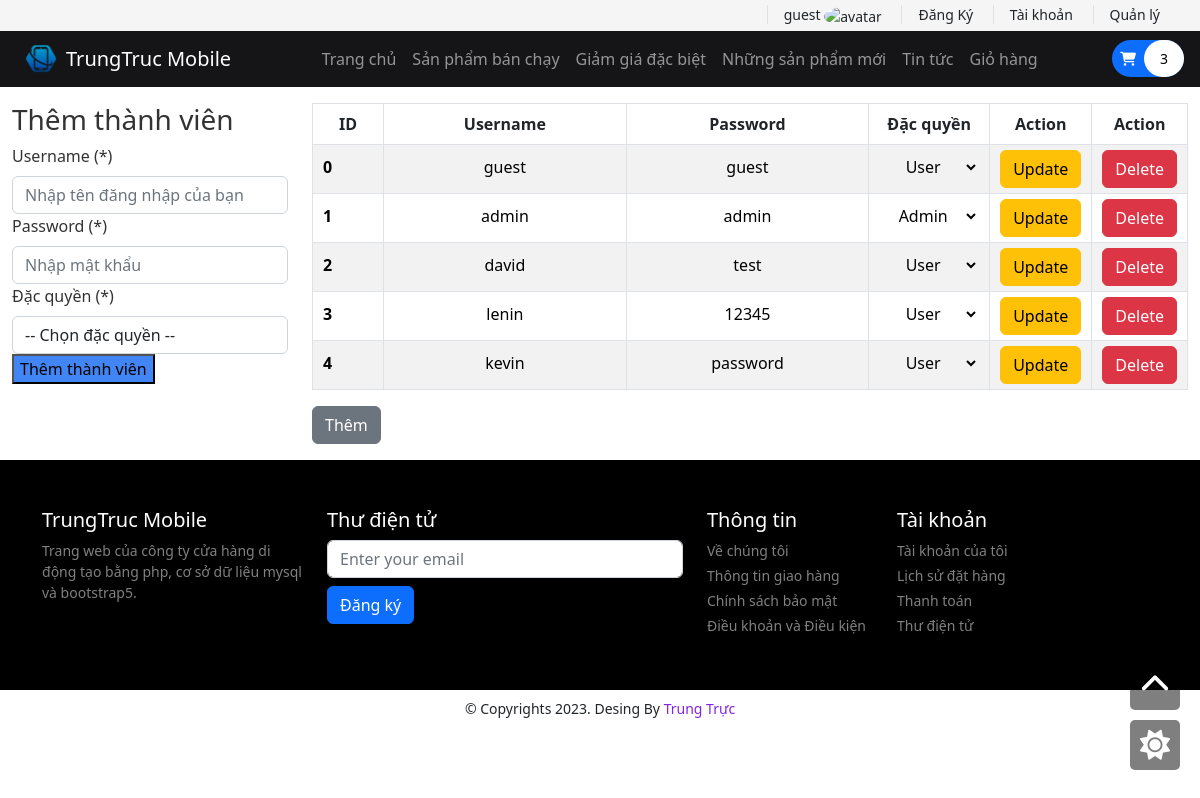
/account.php (signed in), run on the app's committed database.
### tables this page shows
CREATE TABLE `account` (
  `id` int(10) UNSIGNED NOT NULL,
  `username` varchar(30) NOT NULL,
  `password` varchar(30) NOT NULL,
  `email` varchar(100) NOT NULL,
  `privilege` tinyint(1) NOT NULL DEFAULT 0
);

### account.php (called while the page is built, shortened)
<?php
include('func/header.php');
?>
<?php
include('libs/_account-form.php')
?>
<?php
include('func/footer.php');
?>

### func/functions.php (called while the page is built, shortened)
<?php
require('func/DBConnect.php');
require('func/Cart.php');
require('func/Account.php');
$db = new Connect();
$cart = new Cart($db);
$acc = new Account($db);
$accData = $acc->getData();
?>

### func/Account.php (called while the page is built, shortened)
<?php
class Account
{
    public $db = null;
    public function __construct(Connect $db)
    {
        $this->db = $db;
    }
    public function getData($table = 'account')
    {
        $sql = "SELECT * FROM {$table}";
        $result = $this->db->con->query($sql);
        $resultArray = array();
        if ($result->num_rows > 0) {
            while ($item = mysqli_fetch_array($result, MYSQLI_ASSOC)) {
                $resultArray[] = $item;
            }
        }
        return $resultArray;
    }
    public function getAccount($id = null, $table = 'account')
    {
        if ($id != null) {
            $sql = "SELECT * FROM {$table} WHERE id={$id}";
            $result = $this->db->con->query($sql);
            $resultArray = array();
            if ($result->num_rows == 1) {
                $resultArray = mysqli_fetch_array($result, MYSQLI_ASSOC);
            }
            return $resultArray;
        }
    }
}

### func/DBConnect.php (called while the page is built, shortened)
<?php
class Connect
{
    protected $host = 'localhost';
    protected $user = 'root';
    protected $password = '';
    protected $database = 'mobileshop';
    public function __construct()
    {
        $this->con = mysqli_connect($this->host, $this->user, $this->password, $this->database);
    }
}
?>

### func/Cart.php (called while the page is built, shortened)
<?php
class Cart
{
    public $db = null;
    public function __construct(Connect $db)
    {
        $this->db = $db;
    }
    public function getCart($userid = null, $table = 'cart')
    {
    $sql = "SELECT * FROM {$table} WHERE user_id={$userid}";
    $result = $this->db->con->query($sql);
    $resultArray = array();
    if ($result->num_rows > 0) {
        while ($item = mysqli_fetch_array($result, MYSQLI_ASSOC)) {
            $resultArray[] = $item;
        }
    }
    return $resultArray;
    }
}

### libs/_account-form.php (the view, shortened to what this page needs)
<section id="account" class="py-3">
    <div class="container-xxl">
        <div class="row">
            <div class="col-3">
                <form method="POST" class="form" id="add-member">
                    <h3 class="heading">Thêm thành viên</h3>
                    <div class="row">
                        <div class="col">
                            <div class="form-group">
                                <label for="username" class="form-label">Username (*)</label>
                                <input id="username" name="username" type="text" rules="required|min:3|max:10"
                                    placeholder="Nhập tên đăng nhập của bạn" class="form-control">
                            </div>
                            <div class="form-group">
                                <label for="password" class="form-label">Password (*)</label>
                                <input id="password" name="password" type="password" rules="required|min:3"
                                    placeholder="Nhập mật khẩu" class="form-control">
                            </div>
                            <div class="form-group">
                                <label for="privilege" class="form-label">Đặc quyền (*)</label>
                                <select id="privilege" name="privilege" rules="required" class="form-control">
                                    <option value="">-- Chọn đặc quyền --</option>
                                </select>
                            </div>
                        </div>
                    </div>
                    <button class="form-submit" name="add-member-submit">Thêm thành viên</button>
                </form>
            </div>
            <div class="col-9">
                <form method="POST" id="account-member">
                    <div class="form-group">
                        <table class="table table-striped table-bordered table-data">
                            <thead>
                                <tr class="text-center">
                                    <th scope="colgroup rowgroup">ID</th>
                                    <th scope="col">Username</th>
                                    <th scope="col">Password</th>
                                    <th scope="col">Đặc quyền</th>
                                    <th scope="col">Action</th>
                                    <th scope="col">Action</th>
                                </tr>
                            </thead>
                            <tbody>
                                <?php foreach ($accData as $item): ?>
                                    <tr data-id="<?php echo $item['id'] ?>">
                                        <td>
                                            <input type="number" value="<?php echo $item['id'] ?>" readonly
                                                name="id-<?php echo $item['id'] ?>">
                                        </td>
                                        <td>
                                            <input type="text" value="<?php echo $item['username'] ?>"
                                                name="username-<?php echo $item['id'] ?>" class="text-center">
                                        </td>
                                        <td>
                                            <input type="text" value="<?php echo $item['password'] ?>"
                                                name="password-<?php echo $item['id'] ?>" class="text-center">
                                        </td>
                                        <td>
                                            <select name="privilege-<?php echo $item['id'] ?>">
                                                <option value="<?php echo $item['privilege'] ?>" selected>
                                                    <?php echo $item['privilege'] ? 'Admin' : 'User'; ?>
                                                </option>
                                            </select>
                                        </td>
                                        <td>
                                            <button type="submit" name="account-update"
                                                formaction="account.php?id=<?php echo $item['id'] ?>"
                                                class="btn btn-warning">Update</button>
                                        </td>
                                        <td>
                                            <button type="submit" name="account-delete"
                                                formaction="account.php?id=<?php echo $item['id'] ?>"
                                                class="btn btn-danger">Delete</button>
                                        </td>
                                    </tr>
                                <?php endforeach; ?>
                            </tbody>
                        </table>
                        <button type="button" class="btn btn-secondary addItem">Thêm </button>
                    </div>
                </form>
            </div>
        </div>
    </div>
</section>

### func/header.php (shortened to what this page needs)
<!DOCTYPE html>
<html lang="en">
<head>
    <link href="https://cdn.jsdelivr.net/npm/bootstrap@5.2.3/dist/css/bootstrap.min.css" rel="stylesheet"
>
    <link rel="stylesheet" href="https://cdnjs.cloudflare.com/ajax/libs/OwlCarousel2/2.3.4/assets/owl.carousel.min.css"
 />
    <link rel="stylesheet"
        href="https://cdnjs.cloudflare.com/ajax/libs/OwlCarousel2/2.3.4/assets/owl.theme.default.min.css"
 />
    <link rel="stylesheet" href="https://ltp.crfnetwork.cyou/form-validate/css/style.css">
    <link rel="stylesheet" href="./style.css">
    <?php
    require('func/functions.php');
    ?>
</head>
<body>
    <div class="form-check form-switch ms-auto mt-3 me-3" id="formSwitch">
        <label class="form-check-label ms-3" for="inputSwicher">
            <i class="fas fa-sun light-mode"></i>
        </label>
    </div>
    <a class="scroll-up" href="#top"><i class="fas fa-chevron-up"></i></a>
    <header id="header">
        <div class="topnav d-flex justify-content-end px-4 py-1">
            <div class="font-size-14">
                <a href="./login.php" class="px-3 border-start text-dark">
                    <?php if ($_SESSION['logged'] == true) {
                        echo $acc->getAccount($_COOKIE['user_id'])['username']; ?>
                        <img src="<?php echo $acc->getAccount($_COOKIE['user_id'], 'user')['avatar'] ?>" alt="avatar"
                            class="rounded-circle" style="width: 18px;height: 18px;" />
                    <?php } else {
                        echo "Đăng nhập";
                    } ?>
                </a>
                <a href="./register.php" class="px-3 border-start text-dark">Đăng Ký</a>
                <a href="./account.php" class="px-3 border-start text-dark">Tài khoản</a>
                <a href="./manage.php" class="px-3 border-start text-dark">Quản lý</a>
            </div>
        </div>
        <nav class="navbar navbar-expand-lg px-3 navbar-dark color-second-bg">
            <img src="./assets/phone.png" class="logo">
            <a class="navbar-brand" href="./index.php">TrungTruc Mobile</a>
            <div class="collapse navbar-collapse" id="navbarNav">
                <ul class="navbar-nav m-auto">
                    <li class="nav-item active">
                        <a class="nav-link" href="./index.php">Trang chủ</a>
                    </li>
                    <li class="nav-item">
                        <a class="nav-link" href="./index.php#top-sale">Sản phẩm bán chạy</a>
                    </li>
                    <li class="nav-item">
                        <a class="nav-link" href="./index.php#special-price">Giảm giá đặc biệt</a>
                    </li>
                    <li class="nav-item">
                        <a class="nav-link" href="./index.php#new-phones">Những sản phẩm mới</a>
                    </li>
                    <li class="nav-item">
                        <a class="nav-link" href="./index.php#blogs">Tin tức</a>
                    </li>
                    <li class="nav-item">
                        <a class="nav-link" href="./cart.php">Giỏ hàng</a>
                    </li>
                </ul>
                <form action="#" class="font-size-12">
                    <a href="./cart.php" class="d-flex align-items-center rounded-pill bg-primary">
                        <span class="font-size-14 px-2 py-2 text-white">
                            <i class="fas fa-shopping-cart" aria-hidden="true"></i>
                        </span>
                        <div class="px-3 py-2 font-size-14 rounded-pill text-black bg-white">
                            <?php echo count($cart->getCart($_COOKIE['user_id'] ?? 0)); ?>
                        </div>
                    </a>
                </form>
            </div>
        </nav>
    </header>
    <main id="main-site">

### func/footer.php (shortened to what this page needs)
</main>
<footer id="footer" class="bg-black text-white py-5">
    <div class="container">
        <div class="row">
            <div class="col-lg-3 col-12">
                <h4 class="font-size-20">TrungTruc Mobile</h4>
                <p class="font-size-14  text-white-50">Trang web của công ty cửa hàng di động tạo bằng php, cơ sở dữ liệu mysql và bootstrap5.</p>
            </div>
            <div class="col-lg-4 col-12">
                <h4 class="font-size-20">Thư điện tử</h4>
                <form>
                    <div class="col">
                        <input type="text" class="form-control" placeholder="Enter your email">
                    </div>
                    <div class="col">
                        <button type="submit" class="btn btn-primary my-2">Đăng ký</button>
                    </div>
                </form>
            </div>
            <div class="col-lg-2 col-12">
                <h4 class="font-size-20">Thông tin</h4>
                <div class="d-flex flex-column flex-wrap">
                    <a href="#" class="font-size-14 text-white-50 pb-1">Về chúng tôi</a>
                    <a href="#" class="font-size-14 text-white-50 pb-1">Thông tin giao hàng</a>
                    <a href="#" class="font-size-14 text-white-50 pb-1">Chính sách bảo mật</a>
                    <a href="#" class="font-size-14 text-white-50 pb-1">Điều khoản và Điều kiện</a>
                </div>
            </div>
            <div class="col-lg-2 col-12">
                <h4 class="font-size-20">Tài khoản</h4>
                <div class="d-flex flex-column flex-wrap">
                    <a href="#" class="font-size-14 text-white-50 pb-1">Tài khoản của tôi</a>
                    <a href="#" class="font-size-14 text-white-50 pb-1">Lịch sử đặt hàng</a>
                    <a href="#" class="font-size-14 text-white-50 pb-1">Thanh toán</a>
                    <a href="#" class="font-size-14 text-white-50 pb-1">Thư điện tử</a>
                </div>
            </div>
        </div>
    </div>
</footer>
<div class="copyright text-center py-2">
    <p class="font-size-14 my-0">&copy; Copyrights 2023. Desing By <a
            href="https://www.facebook.com/trtruc2608/" class="color-second">Trung Trực</a></p>
</div>
</body>
</html>

### style.css (style rules this page uses)
button, button:focus { outline: none !important; box-shadow: none !important; }
html { font-family: "Open Sans", sans-serif; color: #333; scroll-behavior: smooth; }
#main-site { min-height: 300px; }
a { text-decoration: none; }
.font-size-12 { font-size: 12px; }
.font-size-14 { font-size: 14px; }
.font-size-20 { font-size: 20px; }
.color-second { color: #8224e3; }
.color-second-bg { background: #151517; }
.topnav { background-color: #f5f5f5; }
.scroll-up { position: fixed; bottom: 90px; right: 20px; cursor: pointer; background: rgba(0, 0, 0, 0.5); width: 50px; height: 50px; text-align: center; border-radius: 5px; z-index: 999; }
.scroll-up i { color: white; font-size: 30px; padding: 10px; }
#formSwitch { position: fixed; bottom: 30px; right: 20px; cursor: pointer; background: rgba(0, 0, 0, 0.5); width: 50px; height: 50px; text-align: center; margin: 0 !important; border-radius: 5px; z-index: 999; }
#formSwitch i { color: white; font-size: 30px; padding: 10px; }
#formSwitch label { position: absolute; top: 0; bottom: 0; left: 0; right: 0; margin: 0 !important; }
.logo { width: 30px; height: 30px; margin: 0px 10px; }
#footer { height: 230px; }
.copyright { height: 38px; }
.form { width: auto; color: #333; }
.form-submit { background-color: #4285f4; }
.table-data tr td:first-child input { font-weight: bold; width: 50px; }
.table-data td { padding: 5px 10px; }
.table-data input, .table-data select { padding: 5px 0px; background: transparent; width: 100%; border: none; outline: none; overflow: hidden; }
.table-data select { width: 100px !important; text-align: center; }

### data on the page
account: username "guest", id "0", password "guest", privilege+id "User"
account: id "1", username "admin", password "admin", privilege+id "Admin"
account: id "2", username "david", password "test", privilege+id "User"
account: id "3", username "lenin", password "12345", privilege+id "User"
account: id "4", username "kevin", password "password", privilege+id "User"

### other printed values
count($cart->getCart($_COOKIE['user_id'] ?? 0)) "3"
